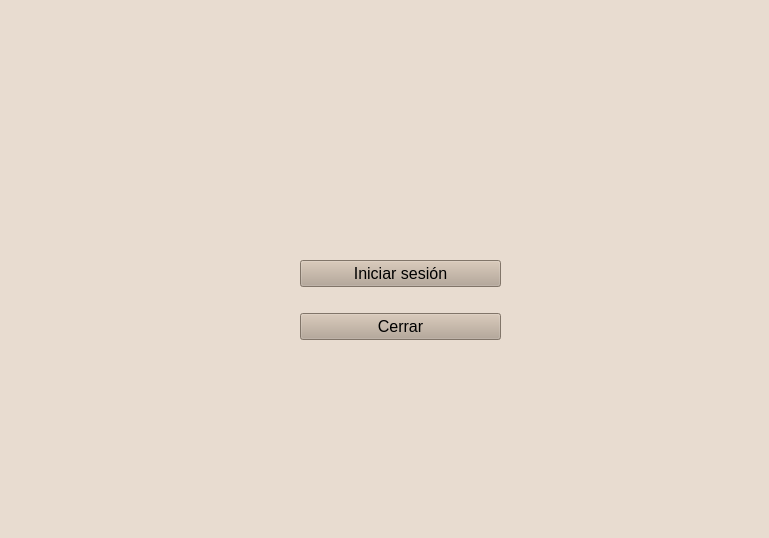
<?xml version="1.0" encoding="UTF-8"?>
<ui version="4.0">
 <class>main_pantalla</class>
 <widget class="QMainWindow" name="main_pantalla">
  <property name="geometry">
   <rect>
    <x>0</x>
    <y>0</y>
    <width>769</width>
    <height>538</height>
   </rect>
  </property>
  <property name="windowTitle">
   <string>MainWindow</string>
  </property>
  <property name="styleSheet">
   <string notr="true">background-color: rgb(232, 220, 208);</string>
  </property>
  <widget class="QWidget" name="centralwidget">
   <widget class="QWidget" name="verticalLayoutWidget">
    <property name="geometry">
     <rect>
      <x>300</x>
      <y>240</y>
      <width>201</width>
      <height>121</height>
     </rect>
    </property>
    <layout class="QVBoxLayout" name="verticalLayout">
     <item>
      <widget class="QPushButton" name="sesion">
       <property name="font">
        <font>
         <pointsize>12</pointsize>
        </font>
       </property>
       <property name="styleSheet">
        <string notr="true">background-color: rgb(180, 164, 147)</string>
       </property>
       <property name="text">
        <string>Iniciar sesión</string>
       </property>
      </widget>
     </item>
     <item>
      <widget class="QPushButton" name="cerrar">
       <property name="font">
        <font>
         <pointsize>12</pointsize>
        </font>
       </property>
       <property name="styleSheet">
        <string notr="true">background-color: rgb(180, 164, 147);</string>
       </property>
       <property name="text">
        <string>Cerrar</string>
       </property>
      </widget>
     </item>
    </layout>
   </widget>
   <widget class="QLabel" name="label_2">
    <property name="geometry">
     <rect>
      <x>300</x>
      <y>40</y>
      <width>191</width>
      <height>191</height>
     </rect>
    </property>
    <property name="text">
     <string/>
    </property>
    <property name="pixmap">
     <pixmap>../../../Downloads/Diseño sin título (1)-PhotoRoom.png-PhotoRoom.png</pixmap>
    </property>
    <property name="scaledContents">
     <bool>true</bool>
    </property>
   </widget>
   <widget class="QLabel" name="label_6">
    <property name="geometry">
     <rect>
      <x>450</x>
      <y>350</y>
      <width>101</width>
      <height>91</height>
     </rect>
    </property>
    <property name="text">
     <string/>
    </property>
    <property name="pixmap">
     <pixmap>../../../Downloads/5-PhotoRoom.png-PhotoRoom.png</pixmap>
    </property>
    <property name="scaledContents">
     <bool>true</bool>
    </property>
   </widget>
   <widget class="QLabel" name="label_7">
    <property name="geometry">
     <rect>
      <x>140</x>
      <y>320</y>
      <width>161</width>
      <height>161</height>
     </rect>
    </property>
    <property name="text">
     <string/>
    </property>
    <property name="pixmap">
     <pixmap>../../../Downloads/1700793076666.png</pixmap>
    </property>
    <property name="scaledContents">
     <bool>true</bool>
    </property>
   </widget>
   <widget class="QLabel" name="label">
    <property name="geometry">
     <rect>
      <x>20</x>
      <y>400</y>
      <width>81</width>
      <height>101</height>
     </rect>
    </property>
    <property name="text">
     <string/>
    </property>
    <property name="pixmap">
     <pixmap>../../../Downloads/Escudo-UdeA.svg.png</pixmap>
    </property>
    <property name="scaledContents">
     <bool>true</bool>
    </property>
   </widget>
   <widget class="QLabel" name="label_4">
    <property name="geometry">
     <rect>
      <x>230</x>
      <y>170</y>
      <width>81</width>
      <height>81</height>
     </rect>
    </property>
    <property name="text">
     <string/>
    </property>
    <property name="pixmap">
     <pixmap>../../../Downloads/6-PhotoRoom.png-PhotoRoom.png</pixmap>
    </property>
    <property name="scaledContents">
     <bool>true</bool>
    </property>
   </widget>
   <widget class="QLabel" name="label_5">
    <property name="geometry">
     <rect>
      <x>500</x>
      <y>100</y>
      <width>121</width>
      <height>121</height>
     </rect>
    </property>
    <property name="text">
     <string/>
    </property>
    <property name="pixmap">
     <pixmap>../../../Downloads/1700793053521.png</pixmap>
    </property>
    <property name="scaledContents">
     <bool>true</bool>
    </property>
   </widget>
   <zorder>label_7</zorder>
   <zorder>verticalLayoutWidget</zorder>
   <zorder>label_2</zorder>
   <zorder>label</zorder>
   <zorder>label_4</zorder>
   <zorder>label_5</zorder>
   <zorder>label_6</zorder>
  </widget>
  <widget class="QMenuBar" name="menubar">
   <property name="geometry">
    <rect>
     <x>0</x>
     <y>0</y>
     <width>769</width>
     <height>22</height>
    </rect>
   </property>
  </widget>
  <widget class="QStatusBar" name="statusbar"/>
 </widget>
 <resources>
  <include location="logo.qrc"/>
 </resources>
 <connections/>
</ui>
